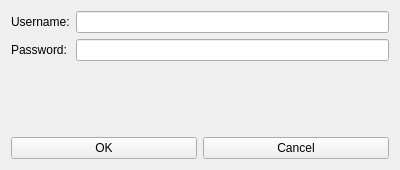
<?xml version="1.0" encoding="UTF-8"?>
<ui version="4.0">
 <class>Form</class>
 <widget class="QWidget" name="Form">
  <property name="geometry">
   <rect>
    <x>0</x>
    <y>0</y>
    <width>400</width>
    <height>170</height>
   </rect>
  </property>
  <property name="windowTitle">
   <string>Form</string>
  </property>
  <layout class="QVBoxLayout" name="verticalLayout">
   <item>
    <layout class="QFormLayout" name="formLayout">
     <item row="0" column="0">
      <widget class="QLabel" name="label">
       <property name="text">
        <string>Username:</string>
       </property>
      </widget>
     </item>
     <item row="0" column="1">
      <widget class="QLineEdit" name="username_prompt"/>
     </item>
     <item row="1" column="0">
      <widget class="QLabel" name="label_2">
       <property name="text">
        <string>Password:</string>
       </property>
      </widget>
     </item>
     <item row="1" column="1">
      <widget class="QLineEdit" name="password_prompt"/>
     </item>
    </layout>
   </item>
   <item>
    <layout class="QHBoxLayout" name="horizontalLayout">
     <item>
      <widget class="QPushButton" name="ok">
       <property name="text">
        <string>OK</string>
       </property>
      </widget>
     </item>
     <item>
      <widget class="QPushButton" name="cancel">
       <property name="text">
        <string>Cancel</string>
       </property>
      </widget>
     </item>
    </layout>
   </item>
  </layout>
 </widget>
 <resources/>
 <connections/>
</ui>
